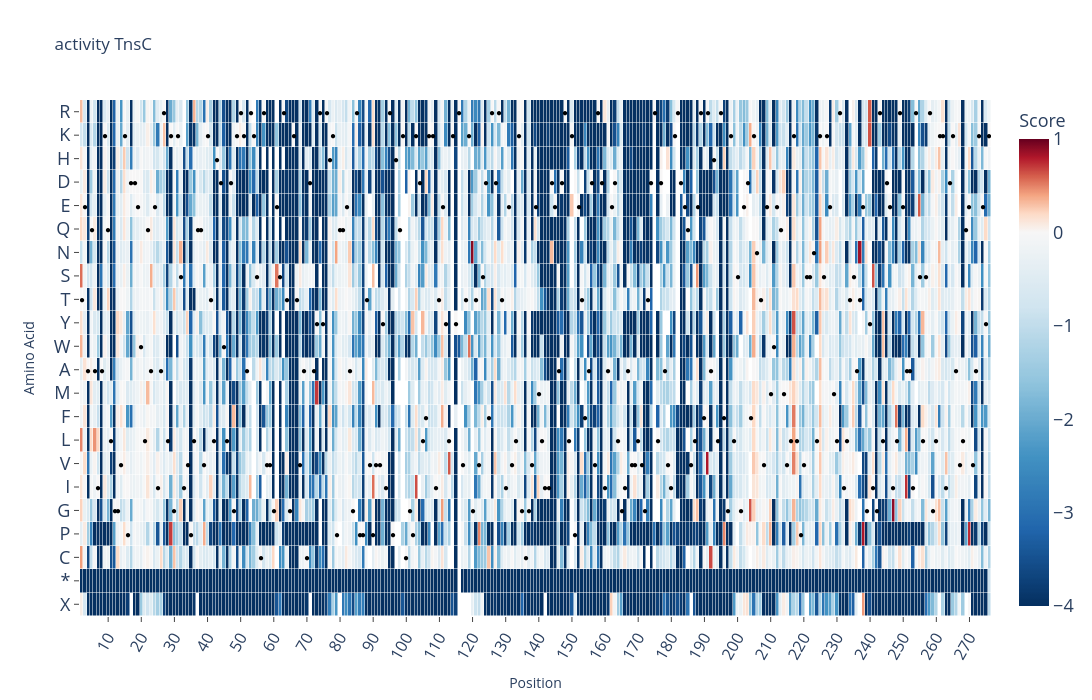

Here is the notebook cell this chart was saved with:
### Code cell
#Generate a single mutation dataframe
df_Kan_input_sm=df_Kan_input[df_Kan_input['AA_mut_list']!="WT"].copy()
df_Kan_input_sm['position'] = [int(''.join(list(i[1:-1]))) for i in df_Kan_input_sm['AA_mut_list']]
df_Kan_input_sm.replace(-np.inf, -10, inplace=True)
data_type='activity'
WT_value=0
size=(4000,700)
fig, activity, stderr_act = plot_enrichemnt_matrix(data_type, df_Kan_input_sm, AA_refSeq, True, -4, 1, size, WT_value)
fig.write_html(fig_dir + 'TnsC_heatmap_'+data_type+ '_250106.html')

### Figure 1 — Plotly figure (JSON) as saved in the notebook; plotly's stock layout.template omitted (floating-point values rounded to 4 significant figures; data arrays with more than 128 entries replaced by an {"elided": "..."} marker saying what was removed)
{"data": [{"colorbar": {"tickfont": {"size": 18}, "title": {"font": {"size": 18}, "text": "Score"}}, "colorscale": {"elided": "256x2 mixed values"}, "customdata": {"elided": "22x275 str values"}, "hovertemplate": "%{customdata}<extra></extra>", "text": {"elided": "22x275 str values"}, "textfont": {"color": "black", "size": 10}, "texttemplate": "%{text}", "type": "heatmap", "x": {"elided": "275 int values"}, "xgap": 0.5, "y": ["X", "*", "C", "P", "G", "I", "V", "L", "F", "M", "A", "W", "Y", "T", "S", "N", "Q", "E", "D", "H", "K", "R"], "ygap": 0.5, "z": {"elided": "22x275 float values"}, "zmax": 1, "zmin": -4}], "layout": {"height": 700, "plot_bgcolor": "rgba(0,0,0,0)", "title": {"text": "activity TnsC"}, "width": 4000, "xaxis": {"dtick": 10, "showticklabels": true, "tickangle": -60, "tickfont": {"size": 16}, "ticks": "outside", "title": {"text": "Position"}}, "yaxis": {"showticklabels": true, "tickfont": {"size": 18}, "ticks": "outside", "title": {"text": "Amino Acid"}}}}
